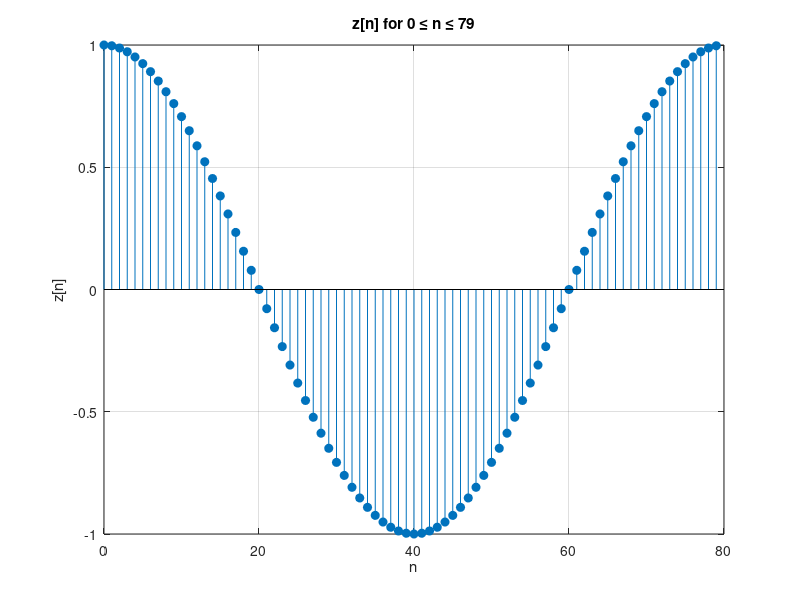
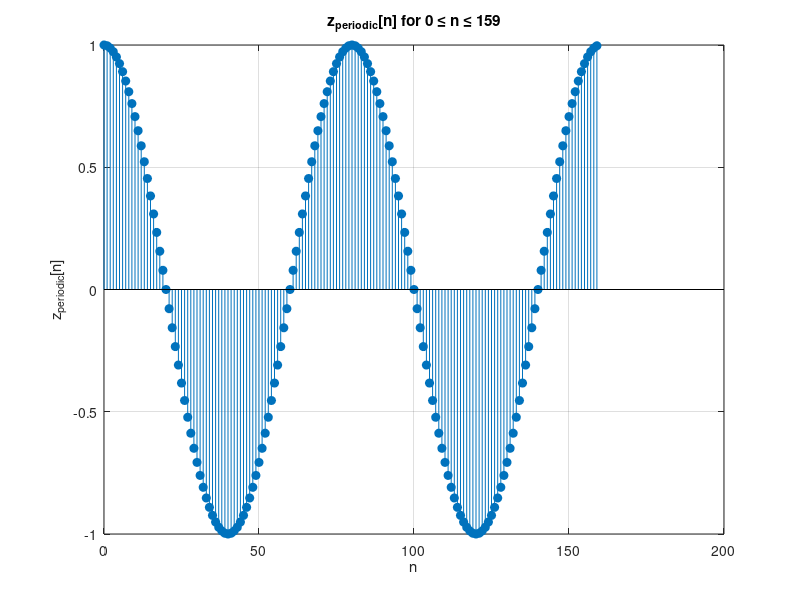
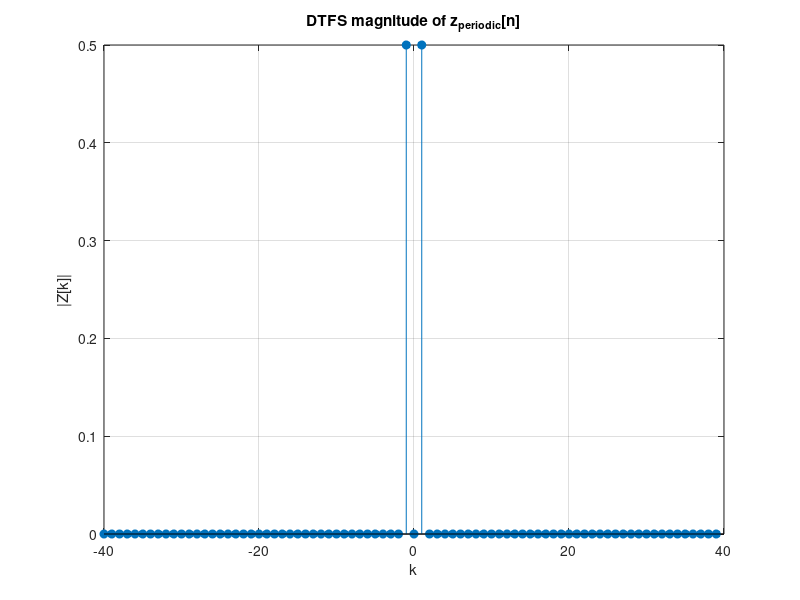
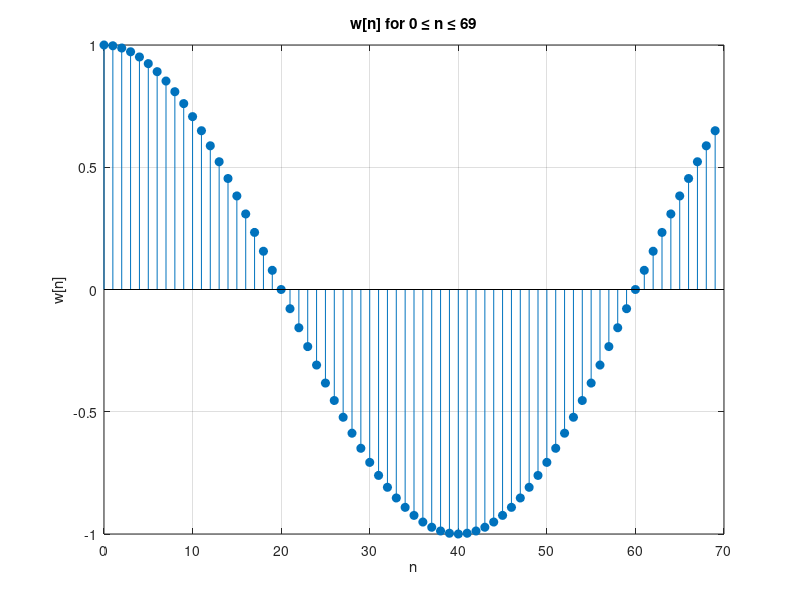

Write MATLAB code to recreate these figures, in order.
Fs  = 160;         
Ts  = 1/Fs;                
n   = (0:79).';      

% sampled cosine x_s[n] = cos(4π n / 160)
xs  = cos(4*pi*(n*Ts));    

% simple unit step implementation
u   = @(n) double(n >= 0);

% finite-length window: keep samples 0..79, zero elsewhere
z   = xs .* (u(n) - u(n-80));

figure;
stem(n, z, 'filled');
xlabel('n');
ylabel('z[n]');
title('z[n] for 0 \leq n \leq 79');
grid on;


% ---- periodic extension of z[n] with period 80 ----
N_z  = 80;                 
n2   = (0:159).';          

% map indices 0..159 into one period 0..79
idx_mod = mod(n2, N_z) + 1;    
z_periodic = z(idx_mod);

figure;
stem(n2, z_periodic, 'filled');
xlabel('n');
ylabel('z_{periodic}[n]');
title('z_{periodic}[n] for 0 \leq n \leq 159');
grid on;


% ---- DTFS of z_periodic via FFT over one period ----
Xz = (1/N_z) * fft(z_periodic(1:N_z)); 

% frequency indices centered at zero
k = -floor(N_z/2):(N_z-1-floor(N_z/2));

figure;
stem(k, fftshift(abs(Xz)), 'filled');
xlabel('k');
ylabel('|Z[k]|');
title('DTFS magnitude of z_{periodic}[n]');
grid on;


% ---- construct w[n] on a shorter window 0..69 ----
n_w = (0:69).';      
xs_w = cos(4*pi*(n_w*Ts));

% same cosine, different window length (70 samples)
w = xs_w .* (u(n_w) - u(n_w-70));   

figure;
stem(n_w, w, 'filled');
xlabel('n');
ylabel('w[n]');
title('w[n] for 0 \leq n \leq 69');
grid on;


% ---- periodic extension of w[n] with period 70 ----
N_w  = 70;                 
n5   = (0:139).';       

% map indices 0..139 into one period 0..69
idx_mod_w = mod(n5, N_w) + 1;
w_periodic = w(idx_mod_w);

figure;
stem(n5, w_periodic, 'filled');
xlabel('n');
ylabel('w_{periodic}[n]');
title('w_{periodic}[n] for 0 \leq n \leq 139');
grid on;


% ---- DTFS of w_periodic via FFT over one period ----
Xw = (1/N_w) * fft(w_periodic(1:N_w));

k_w = -floor(N_w/2):(N_w-1-floor(N_w/2));

figure;
stem(k_w, fftshift(abs(Xw)), 'filled');
xlabel('k');
ylabel('|W[k]|');
title('DTFS magnitude of w_{periodic}[n]');
grid on;
